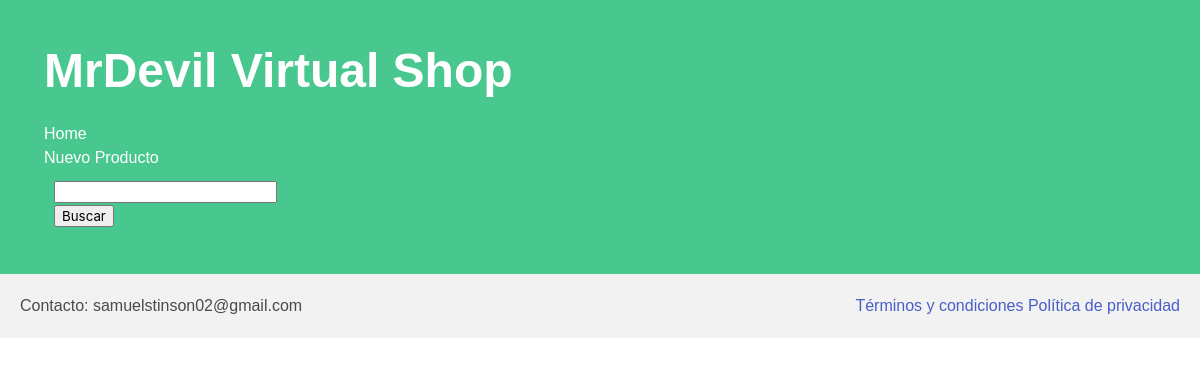
/products, run on an earlier commit of the app's database.
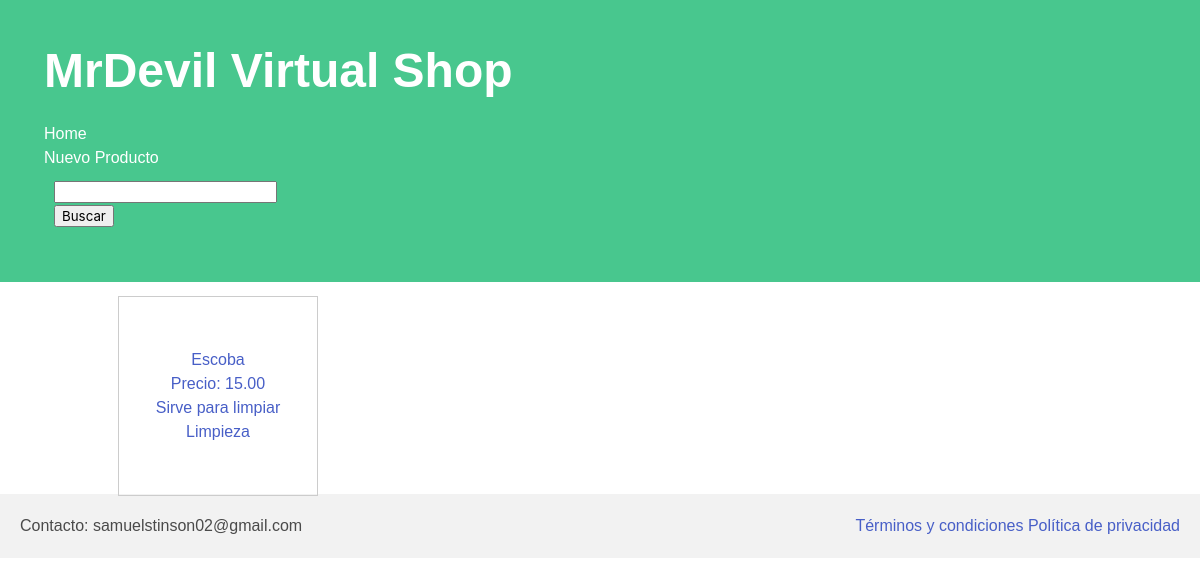
And on a later commit of the database.
### api/models.py (models this page shows, shortened)
class Product(models.Model):
    name = models.CharField(max_length=250)
    price = models.DecimalField(max_digits=8, decimal_places=2)
    description = models.TextField()
    clasification = models.ForeignKey(Clasification, on_delete=models.SET_NULL, null=True)

class Clasification(models.Model):
    name = models.CharField(max_length=50)
    def __str__(self):
        return self.name

### core/views.py (the view)
# urls.py: path(r'products', products_list, name='products_list'),
def products_list(request):
    products = Product.objects.all()
    return render(request, 'products_list.html', {'products': products})

### templates/products_list.html (shortened to what this page needs)
{% extends 'base.html' %}
{% block content %}
    <div class="product-container">
        {% for product in products %}
            <a href="/product/{{ product.id }}" class="product-card">
                <h2>{{ product.name }}</h2>
                <p>Precio: {{ product.price }}</p>
                <p>{{ product.description }}</p>
                <p>{{ product.clasification }}</p>
            </a>
        {% endfor %}
    </div>
{% endblock content %}

### templates/base.html (shortened to what this page needs)
<!DOCTYPE html>
<html lang="en">
<head>
    <link rel="stylesheet"
          href="https://cdn.jsdelivr.net/npm/bulma@0.9.3/css/bulma.min.css">
</head>
<body>
<header class="hero is-small is-success mb-4">
    <div class="hero-body">
        <h1 class="title is-1">MrDevil Virtual Shop</h1>
        <a href=""><p>Home</p></a>
        <a href=""><p>Nuevo Producto</p></a>
        <div class="search-bar">
            <form method="GET" action="">
                <input type="text" name="product_name" value="{{ query }}">
                <input type="submit" value="Buscar">
            </form>
        </div>
    </div>
</header>
<div class="container">
    <div class="columns">
        {% block content %}
        {% endblock content %}
    </div>
</div>
<footer>
    <p>Contacto: samuelstinson02@gmail.com</p>
    <div>
        <a href="#">Términos y condiciones</a>
        <a href="#">Política de privacidad</a>
    </div>
</footer>
</body>
</html>

### templates/base.html (style rules this page uses)
body { font-family: Arial, sans-serif; margin: 0; padding: 0; }
header { background-color: #f2f2f2; padding: 20px; display: flex; justify-content: space-between; align-items: center; }
.search-bar { width: 300px; padding: 10px; }
.product-container { display: flex; flex-wrap: wrap; }
.product-card { width: 200px; height: 200px; margin: 10px; padding: 10px; border: 1px solid #ccc; cursor: pointer; display: flex; flex-direction: column; justify-content: center; align-items: center; text-align: center; }
footer { background-color: #f2f2f2; padding: 20px; display: flex; justify-content: space-between; align-items: center; }

### templates/products_list.html (style rules this page uses)
body { font-family: Arial, sans-serif; margin: 0; padding: 0; }
header { background-color: #f2f2f2; padding: 20px; display: flex; justify-content: space-between; align-items: center; }
.search-bar { width: 300px; padding: 10px; }
.product-container { display: flex; flex-wrap: wrap; }
.product-card { width: 200px; height: 200px; margin: 10px; padding: 10px; border: 1px solid #ccc; cursor: pointer; display: flex; flex-direction: column; justify-content: center; align-items: center; text-align: center; }
footer { background-color: #f2f2f2; padding: 20px; display: flex; justify-content: space-between; align-items: center; }

What changed in the data, as far as the page shows it:
added Product: name "Escoba", price "15.00", description "Sirve para limpiar", clasification "Limpieza"
